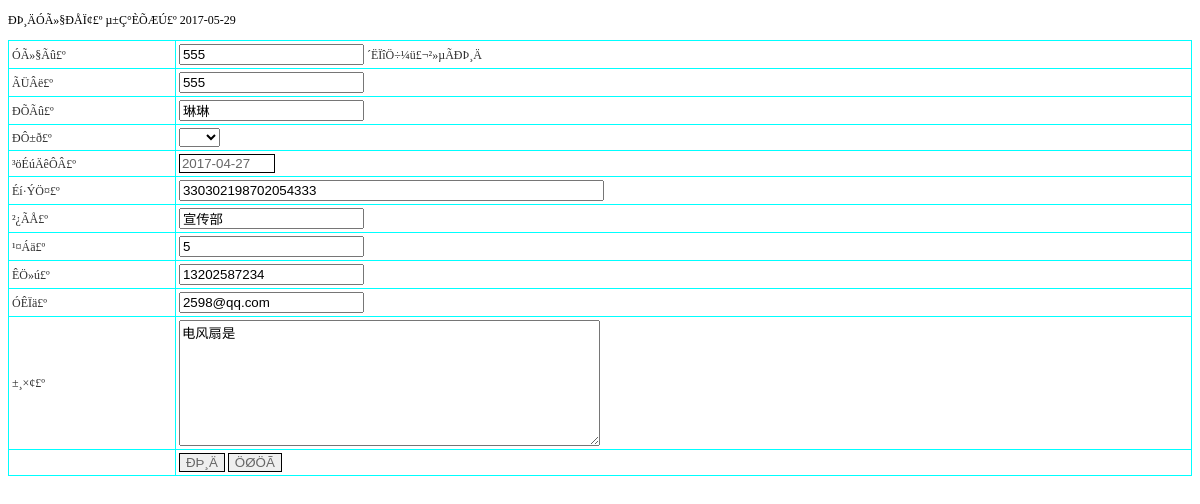
The app's page /yonghuxinxi_updt.php?id=3 with its own data.
### tables this page shows
CREATE TABLE `yonghuxinxi` (
  `id` int(11) NOT NULL AUTO_INCREMENT,
  `yonghuming` varchar(50) DEFAULT NULL,
  `mima` varchar(50) DEFAULT NULL,
  `xingming` varchar(50) DEFAULT NULL,
  `xingbie` varchar(50) DEFAULT NULL,
  `chushengnianyue` varchar(50) DEFAULT NULL,
  `shenfenzheng` varchar(300) DEFAULT NULL,
  `bumen` varchar(50) DEFAULT NULL,
  `gongling` varchar(50) DEFAULT NULL,
  `shouji` varchar(50) DEFAULT NULL,
  `youxiang` varchar(50) DEFAULT NULL,
  `beizhu` varchar(500) DEFAULT NULL,
  `issh` varchar(10) DEFAULT '否',
  `addtime` timestamp NOT NULL DEFAULT CURRENT_TIMESTAMP,
  PRIMARY KEY (`id`)
);

### yonghuxinxi_updt.php (the view, shortened to what this page needs)
<?php
$id=$_GET["id"];
$ndate =date("Y-m-d");
?>
<!DOCTYPE html PUBLIC "-//W3C//DTD XHTML 1.0 Transitional//EN" "http://www.w3.org/TR/xhtml1/DTD/xhtml1-transitional.dtd">
<html xmlns="http://www.w3.org/1999/xhtml">
<head>
<link rel="stylesheet" href="css.css" type="text/css">
</head>
<body>
<p>ÐÞ¸ÄÓÃ»§ÐÅÏ¢£º µ±Ç°ÈÕÆÚ£º <?php echo $ndate; ?></p>
<?php
$sql="select * from yonghuxinxi where id=".$id;
$query=mysql_query($sql);
$rowscount=mysql_num_rows($query);
if($rowscount>0)
{
?>
<form id="form1" name="form1" method="post" action="">
<table width="100%" border="1" align="center" cellpadding="3" cellspacing="1" bordercolor="#00FFFF" style="border-collapse:collapse">
      <tr><td>ÓÃ»§Ãû£º</td><td><input name='yonghuming' type='text' id='yonghuming' value='<?php echo mysql_result($query,0,yonghuming);?>' readonly='readonly' /> ´ËÏîÖ÷¼ü£¬²»µÃÐÞ¸Ä</td></tr>
      <tr><td>ÃÜÂë£º</td><td><input name='mima' type='text' id='mima' value='<?php echo mysql_result($query,0,mima);?>' /></td></tr>
      <tr><td>ÐÕÃû£º</td><td><input name='xingming' type='text' id='xingming' value='<?php echo mysql_result($query,0,xingming);?>' /></td></tr>
      <tr><td>ÐÔ±ð£º</td><td><select name='xingbie' id='xingbie'></select></td></tr>
      <tr><td>³öÉúÄêÔÂ£º</td><td><input name='chushengnianyue' type='text' id='chushengnianyue' value='<?php echo mysql_result($query,0,chushengnianyue);?>' onclick="WdatePicker({'dateFmt':'yyyy-MM-dd'})" style='border:solid 1px #000000; color:#666666;  width:90px;' /></td></tr>
      <tr><td>Éí·ÝÖ¤£º</td><td><input name='shenfenzheng' type='text' id='shenfenzheng' size='50' value='<?php echo mysql_result($query,0,shenfenzheng);?>' /></td></tr>
      <tr><td>²¿ÃÅ£º</td><td><input name='bumen' type='text' id='bumen' value='<?php echo mysql_result($query,0,bumen);?>' /></td></tr>
      <tr><td>¹¤Áä£º</td><td><input name='gongling' type='text' id='gongling' value='<?php echo mysql_result($query,0,gongling);?>' /></td></tr>
      <tr><td>ÊÖ»ú£º</td><td><input name='shouji' type='text' id='shouji' value='<?php echo mysql_result($query,0,shouji);?>' /></td></tr>
      <tr><td>ÓÊÏä£º</td><td><input name='youxiang' type='text' id='youxiang' value='<?php echo mysql_result($query,0,youxiang);?>' /></td></tr>
      <tr><td>±¸×¢£º</td><td><textarea name='beizhu' cols='50' rows='8' id='beizhu'><?php echo mysql_result($query,0,beizhu);?></textarea></td></tr>
    <tr>
      <td>&nbsp;</td>
      <td><input name="addnew" type="hidden" id="addnew" value="1" />
      <input type="submit" name="Submit" value="ÐÞ¸Ä" style='border:solid 1px #000000; color:#666666' />
      <input type="reset" name="Submit2" value="ÖØÖÃ" style='border:solid 1px #000000; color:#666666' /></td>
    </tr>
  </table>
</form>
<?php
	}
?>
<p>&nbsp;</p>
</body>
</html>

### css.css (style rules this page uses)
td { font-family:"宋体"; font-size: 12px; color: #2f2f2f; line-height: 16px; }

### records on screen
yonghuxinxi: yonghuming "555", mima "555", xingming "琳琳", chushengnianyue "2017-04-27", shenfenzheng "330302198702054333", bumen "宣传部", gongling "5", shouji "13202587234", youxiang "2598@qq.com", beizhu "电风扇是"
